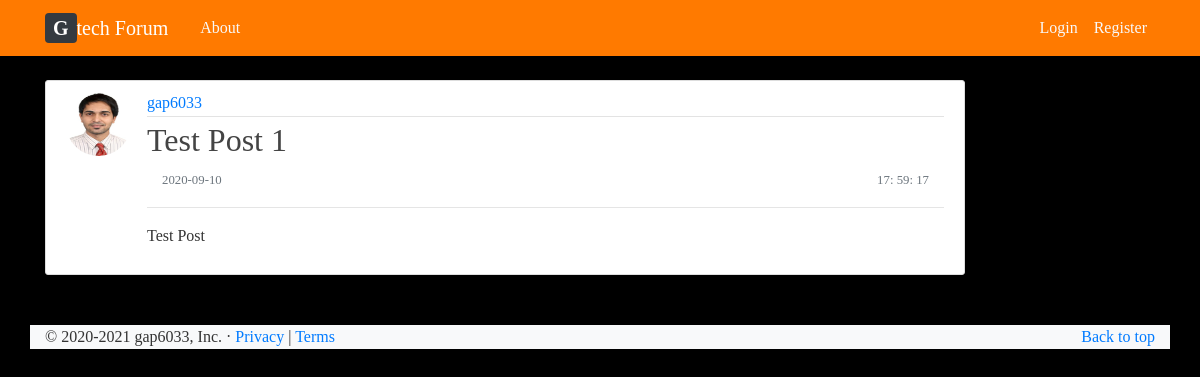
/post/1, run on the app's committed database.
### flaskblog/models.py (models this page shows, shortened)
class User(db.Model, UserMixin):
    id = db.Column(db.Integer, primary_key=True)
    username = db.Column(db.String(20), unique=True, nullable=False)
    email = db.Column(db.String(120), unique=True, nullable=False)
    image_file = db.Column(db.String(20),  nullable=False, default='default.jpg')
    password = db.Column(db.String(60), nullable=False)
    posts = db.relationship('Post', backref='author', lazy=True)

class Post(db.Model):
    id = db.Column(db.Integer, primary_key=True)
    title = db.Column(db.String(100), nullable=False)
    date_posted = db.Column(db.DateTime, nullable=False, default=datetime.utcnow)
    content = db.Column(db.Text, nullable=False)
    user_id = db.Column(db.Integer, db.ForeignKey('user.id'), nullable=False)

### flaskblog/routes.py (the view)
@app.route('/post/<int:post_id>')
def post(post_id):
    post = Post.query.get_or_404(post_id)
    return render_template('post.html', title=post.title, post=post )

### flaskblog/templates/post.html (shortened to what this page needs)
{% extends "layout.html" %}
{% block content %}
  <article class="media content-section">
    <img class="rounded-circle article-img" src="{{ url_for('static', filename='profile_pictures/' + post.author.image_file) }}">
    <div class="media-body">
      <div class="article-metadata">
        <a class="mr-2" href="{{ url_for('user', user_id = post.user_id) }}">{{ post.author.username }}</a>
      </div>
      <h2>{{ post.title }}</h2>
      <div class ="container">
        <div class="row">
          <div class="col style="text-align:left;"><small class="text-muted">{{ post.date_posted.strftime('%Y-%m-%d') }}</small></div>
          <div class="col" style="text-align:right;"><small class="text-muted">{{ post.date_posted.strftime('%H: %M: %S') }}</small></div>
        </div>
      </div>
      <hr>
      <p class="article-content">{{ post.content }}</p>
    </div>
  </article>
{% endblock %}

### flaskblog/static/main.css (style rules this page uses)
body { background-color: black; color: #333333; margin-top: 5rem; font-family: Georgia; }
h1, h2, h3, h4, h5, h6 { color: #444444; }
.content-section { background: #ffffff; padding: 10px 20px; border: 1px solid #dddddd; border-radius: 3px; margin-bottom: 20px; }
.article-content { white-space: pre-line; font-family: cursive; }
.article-img { height: 65px; width: 65px; margin-right: 16px; }
.article-metadata { padding-bottom: 1px; margin-bottom: 4px; border-bottom: 1px solid #e3e3e3 }

### data on the page
User: image_file (picture), author.username "gap6033"
Post: title "Test Post 1", date_posted "2020-09-10", date_posted "17: 59: 17", content "Test Post"
